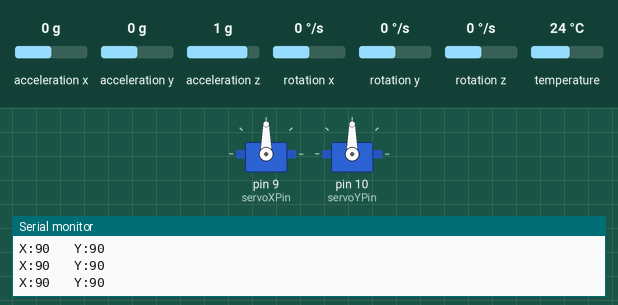
Simulated run of this sketch. Board: Arduino Uno, built with avr-gcc and run on an emulated ATmega328P. Parts: 2 × servo, the last lines printed to the serial monitor. Inputs (shaded band) come from the test bench; at power-on: acceleration x 0 g, acceleration y 0 g, acceleration z 1 g, rotation x 0 °/s, rotation y 0 °/s, rotation z 0 °/s, temperature 24 °C.

Above: at 5.6 s.
5.7 s: acceleration x set to -1.4 g
At 6.9 s:
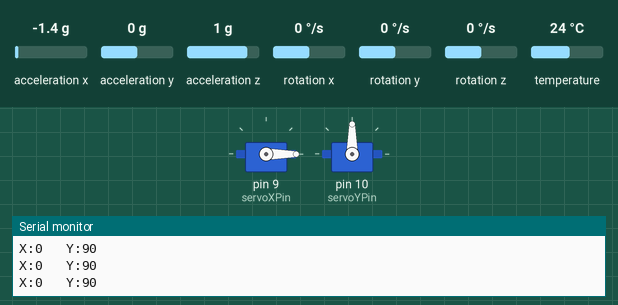
7.2 s: acceleration y set to -1.4 g
At 8.4 s:
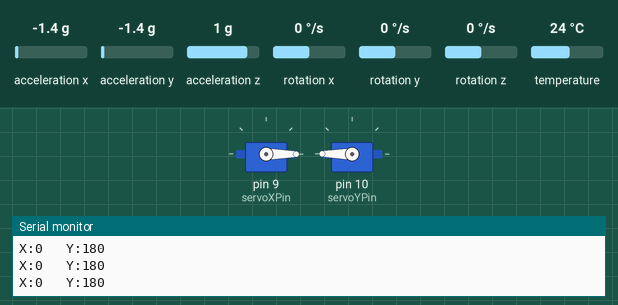
8.7 s: acceleration x set to 0 g
At 9.3 s:
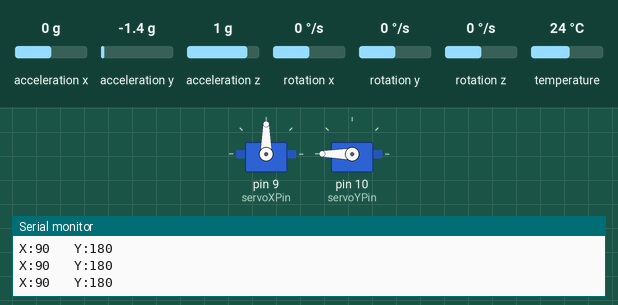
10.2 s: acceleration y set to -0.8 g
At 11.1 s:
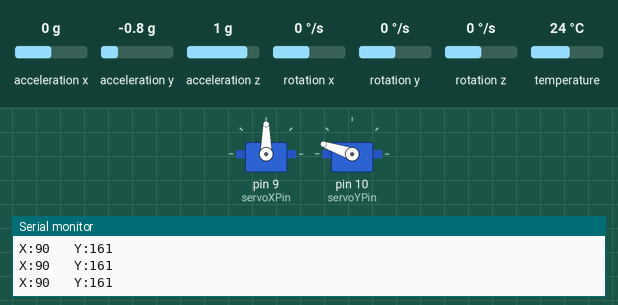
11.7 s: acceleration x set to -0.8 g
At 12.0 s:
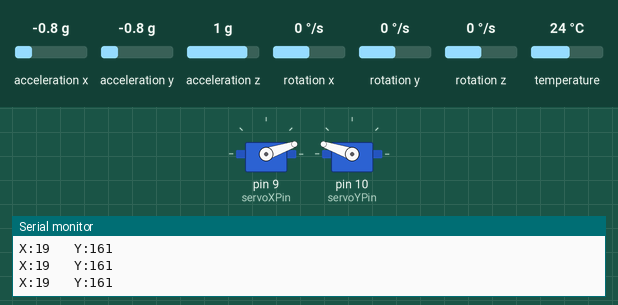
13.2 s: acceleration y set to 0.8 g
At 14.1 s:
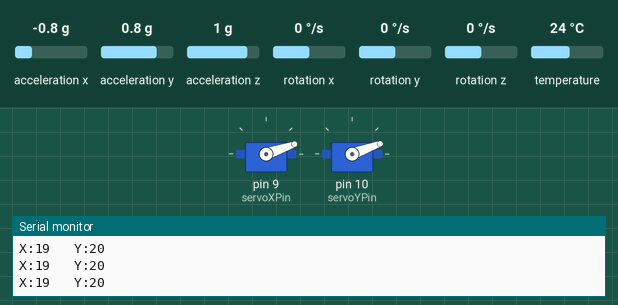
Timing chart, 0 to 15.7 s (numbered marks = the images above; inputs shaded):
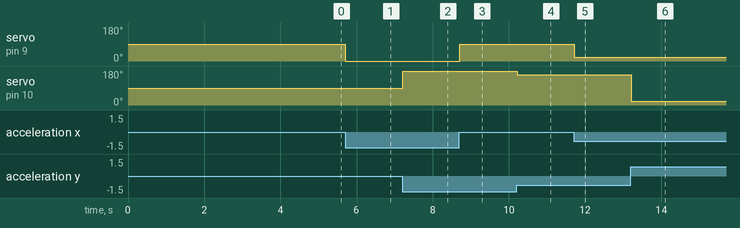

The sketch:

MPU6050_PanTilt_Controller.ino
```cpp
#include <Wire.h>
#include <Servo.h>
#include <Adafruit_MPU6050.h>
#include <Adafruit_Sensor.h>

Adafruit_MPU6050 mpu;

Servo servoX;
Servo servoY;

// Servo pins
const int servoXPin = 9;
const int servoYPin = 10;

// Current servo positions
int servoXAngle = 90;
int servoYAngle = 90;

// Calibration values
float offsetX = 0;
float offsetY = 0;

void setup()
{
  Serial.begin(115200);

  servoX.attach(servoXPin);
  servoY.attach(servoYPin);

  servoX.write(90);
  servoY.write(90);

  if (!mpu.begin())
  {
    Serial.println("MPU6050 NOT FOUND");
    while (1);
  }

  Serial.println("Keep MPU6050 Flat...");
  delay(3000);

  sensors_event_t a, g, temp;

  float sumX = 0;
  float sumY = 0;

  for (int i = 0; i < 200; i++)
  {
    mpu.getEvent(&a, &g, &temp);

    sumX += a.acceleration.x;
    sumY += a.acceleration.y;

    delay(5);
  }

  offsetX = sumX / 200.0;
  offsetY = sumY / 200.0;

  Serial.println("Calibration Complete");
}

void loop()
{
  sensors_event_t a, g, temp;
  mpu.getEvent(&a, &g, &temp);

  float x = a.acceleration.x - offsetX;
  float y = a.acceleration.y - offsetY;

  servoXAngle = map(x * 10, -100, 100, 0, 180);
  servoYAngle = map(y * 10, -100, 100, 180, 0);

  servoXAngle = constrain(servoXAngle, 0, 180);
  servoYAngle = constrain(servoYAngle, 0, 180);

  servoX.write(servoXAngle);
  servoY.write(servoYAngle);

  Serial.print("X:");
  Serial.print(servoXAngle);

  Serial.print("   Y:");
  Serial.println(servoYAngle);

  delay(20);
}
```

Measured:
- after the input at 5.7 s, servo on pin 9 (servoXPin): 90° → 0° at once
- after the input at 7.2 s, servo on pin 10 (servoYPin): 90° → 180° at once
- after the input at 8.7 s, servo on pin 9 (servoXPin): 0° → 90° at once
- after the input at 10.2 s, servo on pin 10 (servoYPin): 180° → 161° at once
- after the input at 11.7 s, servo on pin 9 (servoXPin): 90° → 19° at once
- after the input at 13.2 s, servo on pin 10 (servoYPin): 161° → 20° at once
